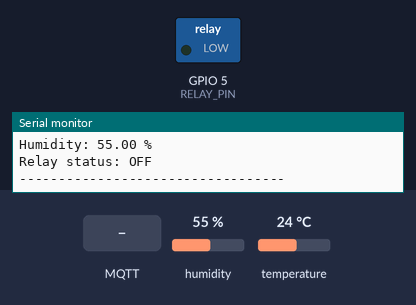
Recording of a sketch running on a simulated ESP32. On the bench: switched loads named in the sketch (green lamp = pin HIGH), the last lines printed to the serial monitor. Inputs (shaded band) come from the test bench; at power-on: humidity 55 %, temperature 24 °C. WiFi joins after 1.5 s; servers stay silent unless stated; no MQTT or app messages arrive unless stated.

Above: at 2.7 s.
2.8 s: MQTT message "on" arrives on the first subscribed topic
At 7.3 s:
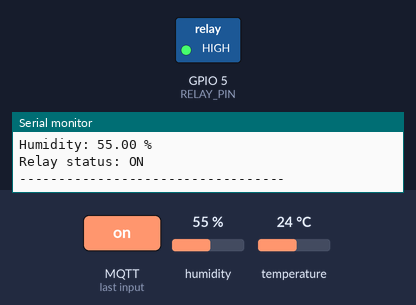
8.1 s: MQTT message "off" arrives on the first subscribed topic
At 12.2 s:
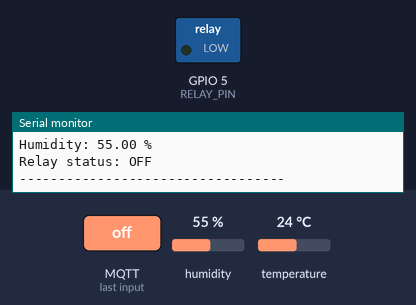
Timing chart, 0 to 13.7 s (numbered marks = the images above; inputs shaded):
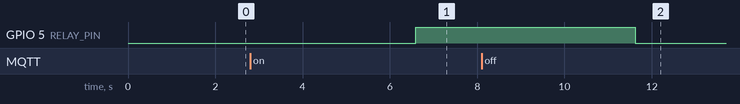

Measured:
- after the input at 2.8 s, GPIO 5 (RELAY_PIN): LOW → HIGH after 3.8 s
- after the input at 8.1 s, GPIO 5 (RELAY_PIN): HIGH → LOW after 3.5 s

The sketch:

ESP32.ino
```cpp
#include <WiFi.h>
#include <PubSubClient.h>
#include <Adafruit_Sensor.h>
#include <DHT.h>

// WiFi and MQTT Broker settings
const char* ssid = "MyTTK_24G_149F";
const char* password = "******";
const char* mqtt_server = "raspberrypi.local";
const char* mqtt_username = "atc-festu";
const char* mqtt_password = "00000";
const char* clientID = "ESP32Client"; // MQTT client ID


// DHT settings
#define DHTPIN 4
#define DHTTYPE DHT11
DHT dht(DHTPIN, DHTTYPE);

// Relay settings
#define RELAY_PIN 5

WiFiClient espClient;
PubSubClient client(mqtt_server, 1883, espClient);

void setup_wifi() {
  delay(10);
  WiFi.begin(ssid, password);
  while (WiFi.status() != WL_CONNECTED) {
    delay(500);
  }
}

void callback(char* topic, byte* message, unsigned int length) {
  String messageTemp;

  for (int i = 0; i < length; i++) {
    messageTemp += (char)message[i];
  }

  if (String(topic) == "esp32/relay") {
    if(messageTemp == "on"){
      digitalWrite(RELAY_PIN, HIGH);
      Serial.println("Relay turned ON");
    }
    else if(messageTemp == "off"){
      digitalWrite(RELAY_PIN, LOW);
      Serial.println("Relay turned OFF");
    }
  }
}

void reconnect() {
  while (!client.connected()) {
    if (client.connect(clientID, mqtt_username, mqtt_password)) {
      client.subscribe("esp32/relay");
    } else {
      delay(5000);
    }
  }
}

void setup() {
  // Initialize Serial
  Serial.begin(115200);

  pinMode(RELAY_PIN, OUTPUT);
  dht.begin();
  setup_wifi();

  Serial.println("");
  Serial.println("WiFi connected");
  Serial.println("IP address: ");
  Serial.println(WiFi.localIP());

  client.setServer(mqtt_server, 1883);
  client.setCallback(callback);
}

void loop() {
  if (!client.connected()) {
    reconnect();
  }
  client.loop();

  float h = dht.readHumidity();
  float t = dht.readTemperature();

  if (isnan(h) || isnan(t)) {
    return;
  }

  String temp = String(t);
  String hum = String(h);
  char tempBuf[50];
  char humBuf[50];
  temp.toCharArray(tempBuf, 50);
  hum.toCharArray(humBuf, 50);

  client.publish("esp32/temperature", tempBuf);
  client.publish("esp32/humidity", humBuf);

  // Print temperature with units
  Serial.println("----------------------------------");
  Serial.print("Temperature: ");
  Serial.print(t);
  Serial.println(" °C");

  // Print humidity with units
  Serial.print("Humidity: ");
  Serial.print(h);
  Serial.println(" %");

  // Print relay status
  if (digitalRead(RELAY_PIN) == HIGH) {
    Serial.println("Relay status: ON");
  } else {
    Serial.println("Relay status: OFF");
  }
  Serial.println("----------------------------------");
  delay(5000); // Publish temperature and humidity every 5 seconds
}
```
